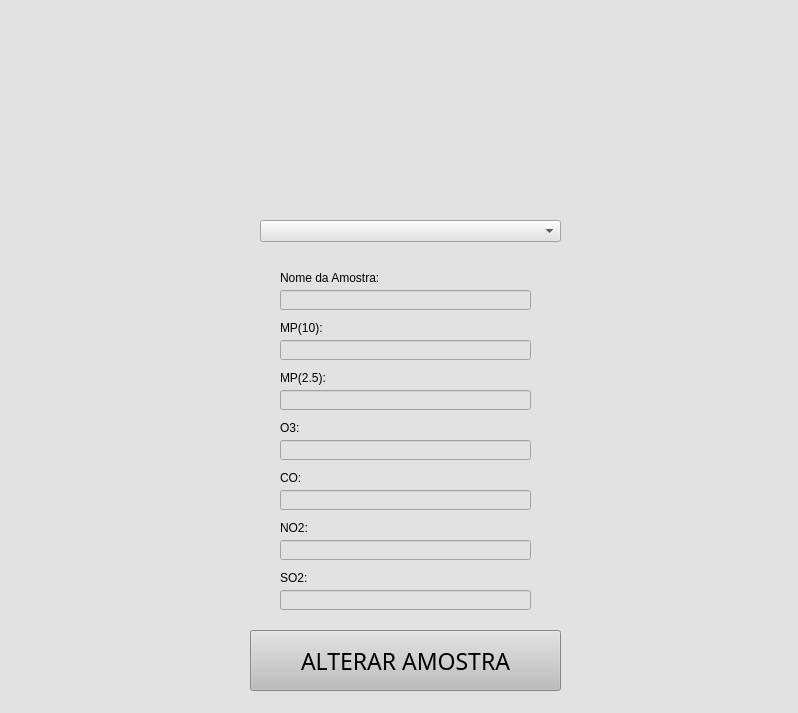
<?xml version="1.0" encoding="UTF-8"?>
<ui version="4.0">
 <class>Form</class>
 <widget class="QWidget" name="Form">
  <property name="geometry">
   <rect>
    <x>0</x>
    <y>0</y>
    <width>798</width>
    <height>713</height>
   </rect>
  </property>
  <property name="windowTitle">
   <string>Form</string>
  </property>
  <property name="styleSheet">
   <string notr="true">
background-color: rgb(226, 226, 226);</string>
  </property>
  <widget class="QLabel" name="Logo">
   <property name="geometry">
    <rect>
     <x>250</x>
     <y>-20</y>
     <width>301</width>
     <height>221</height>
    </rect>
   </property>
   <property name="styleSheet">
    <string notr="true">
background-color: rgb(226, 226, 226);</string>
   </property>
   <property name="text">
    <string/>
   </property>
   <property name="pixmap">
    <pixmap>Imagens/LOGO GERAL.png</pixmap>
   </property>
   <property name="scaledContents">
    <bool>true</bool>
   </property>
  </widget>
  <widget class="QPushButton" name="alterarButton">
   <property name="geometry">
    <rect>
     <x>250</x>
     <y>630</y>
     <width>311</width>
     <height>61</height>
    </rect>
   </property>
   <property name="font">
    <font>
     <family>Rockwell Extra Bold</family>
     <pointsize>17</pointsize>
    </font>
   </property>
   <property name="mouseTracking">
    <bool>false</bool>
   </property>
   <property name="autoFillBackground">
    <bool>false</bool>
   </property>
   <property name="styleSheet">
    <string notr="true">background-color: rgb(189, 189, 189);</string>
   </property>
   <property name="text">
    <string>ALTERAR AMOSTRA</string>
   </property>
   <property name="iconSize">
    <size>
     <width>32</width>
     <height>32</height>
    </size>
   </property>
   <property name="checkable">
    <bool>false</bool>
   </property>
   <property name="autoDefault">
    <bool>false</bool>
   </property>
   <property name="default">
    <bool>false</bool>
   </property>
   <property name="flat">
    <bool>false</bool>
   </property>
  </widget>
  <widget class="QLineEdit" name="lineMp25">
   <property name="geometry">
    <rect>
     <x>280</x>
     <y>390</y>
     <width>251</width>
     <height>20</height>
    </rect>
   </property>
   <property name="text">
    <string/>
   </property>
  </widget>
  <widget class="QLabel" name="label">
   <property name="geometry">
    <rect>
     <x>280</x>
     <y>370</y>
     <width>251</width>
     <height>16</height>
    </rect>
   </property>
   <property name="text">
    <string>MP(2.5):</string>
   </property>
  </widget>
  <widget class="QLabel" name="label_2">
   <property name="geometry">
    <rect>
     <x>280</x>
     <y>420</y>
     <width>251</width>
     <height>16</height>
    </rect>
   </property>
   <property name="text">
    <string>O3:</string>
   </property>
  </widget>
  <widget class="QLineEdit" name="lineO3">
   <property name="geometry">
    <rect>
     <x>280</x>
     <y>440</y>
     <width>251</width>
     <height>20</height>
    </rect>
   </property>
   <property name="text">
    <string/>
   </property>
  </widget>
  <widget class="QLineEdit" name="lineCo">
   <property name="geometry">
    <rect>
     <x>280</x>
     <y>490</y>
     <width>251</width>
     <height>20</height>
    </rect>
   </property>
   <property name="text">
    <string/>
   </property>
  </widget>
  <widget class="QLabel" name="label_3">
   <property name="geometry">
    <rect>
     <x>280</x>
     <y>470</y>
     <width>251</width>
     <height>16</height>
    </rect>
   </property>
   <property name="text">
    <string>CO:</string>
   </property>
  </widget>
  <widget class="QLineEdit" name="lineNo2">
   <property name="geometry">
    <rect>
     <x>280</x>
     <y>540</y>
     <width>251</width>
     <height>20</height>
    </rect>
   </property>
   <property name="text">
    <string/>
   </property>
  </widget>
  <widget class="QLabel" name="label_4">
   <property name="geometry">
    <rect>
     <x>280</x>
     <y>520</y>
     <width>251</width>
     <height>16</height>
    </rect>
   </property>
   <property name="text">
    <string>NO2:</string>
   </property>
  </widget>
  <widget class="QLineEdit" name="lineSo2">
   <property name="geometry">
    <rect>
     <x>280</x>
     <y>590</y>
     <width>251</width>
     <height>20</height>
    </rect>
   </property>
   <property name="text">
    <string/>
   </property>
  </widget>
  <widget class="QLabel" name="label_5">
   <property name="geometry">
    <rect>
     <x>280</x>
     <y>570</y>
     <width>251</width>
     <height>16</height>
    </rect>
   </property>
   <property name="text">
    <string>SO2:</string>
   </property>
  </widget>
  <widget class="QLabel" name="mp10_label">
   <property name="geometry">
    <rect>
     <x>280</x>
     <y>320</y>
     <width>251</width>
     <height>16</height>
    </rect>
   </property>
   <property name="text">
    <string>MP(10):</string>
   </property>
  </widget>
  <widget class="QLineEdit" name="lineMp10">
   <property name="geometry">
    <rect>
     <x>280</x>
     <y>340</y>
     <width>251</width>
     <height>20</height>
    </rect>
   </property>
   <property name="text">
    <string/>
   </property>
  </widget>
  <widget class="QLineEdit" name="lineNome">
   <property name="geometry">
    <rect>
     <x>280</x>
     <y>290</y>
     <width>251</width>
     <height>20</height>
    </rect>
   </property>
   <property name="text">
    <string/>
   </property>
  </widget>
  <widget class="QLabel" name="mp10_label_2">
   <property name="geometry">
    <rect>
     <x>280</x>
     <y>270</y>
     <width>251</width>
     <height>16</height>
    </rect>
   </property>
   <property name="text">
    <string>Nome da Amostra:</string>
   </property>
  </widget>
  <widget class="QComboBox" name="amostraBox">
   <property name="geometry">
    <rect>
     <x>260</x>
     <y>220</y>
     <width>301</width>
     <height>22</height>
    </rect>
   </property>
  </widget>
 </widget>
 <resources/>
 <connections/>
</ui>
